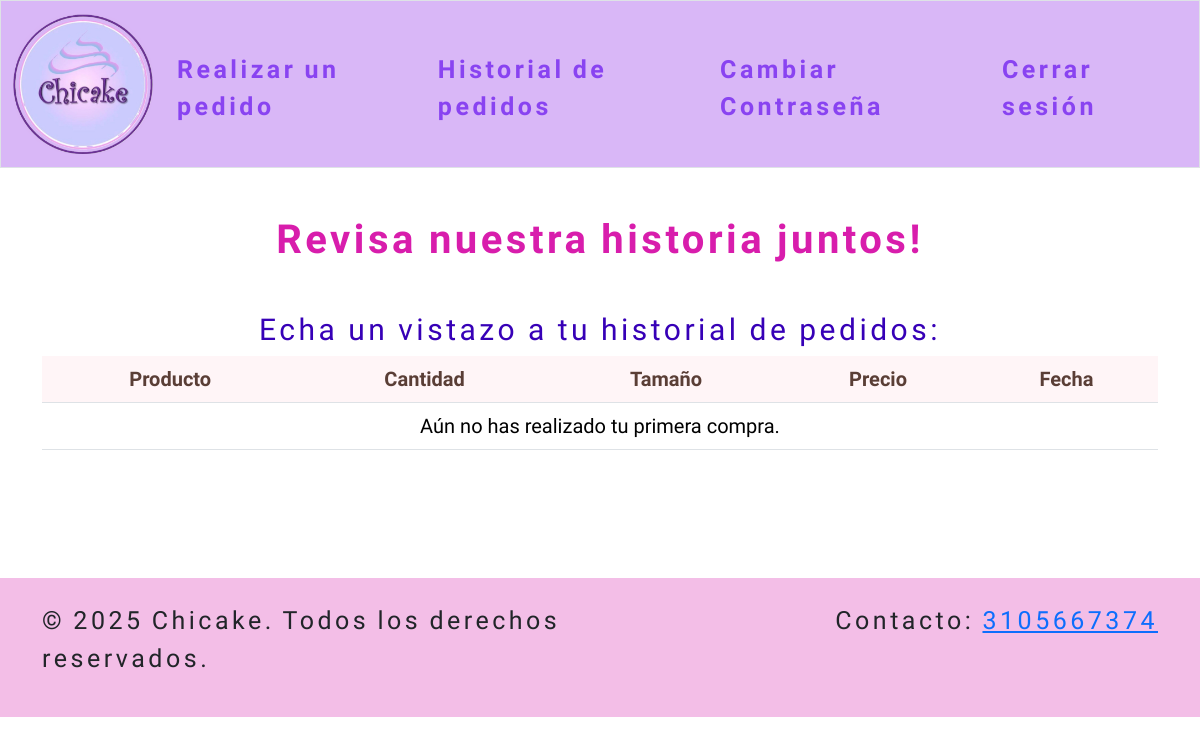
Page /history (signed in) on the earlier database version.
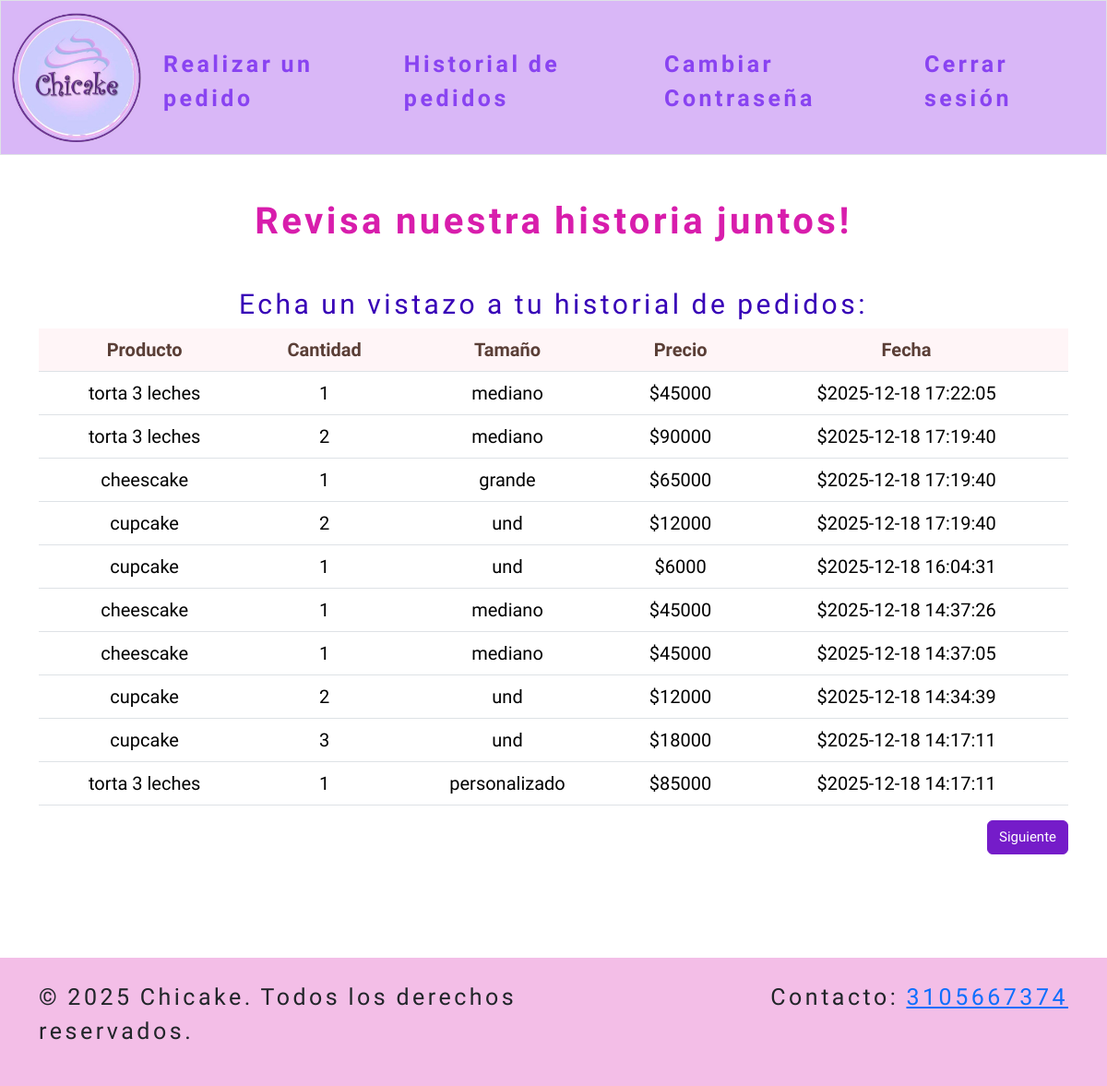
Same page on the later database version.
### tables this page shows
CREATE TABLE users_orders (id INTEGER PRIMARY KEY AUTOINCREMENT NOT NULL, user_id INTEGER NOT NULL, product TEXT NOT NULL, quantity INTEGER NOT NULL, type TEXT NOT NULL, price NUMERIC NOT NULL, date DATETIME NOT NULL DEFAULT CURRENT_TIMESTAMP, FOREIGN KEY(user_id) REFERENCES users(id));

### app.py (the view)
@app.route("/history")
@login_requered
def user_history():
    page = int(request.args.get("page", 1))
    page_rows = 10
    offset = (page - 1) * page_rows
    db = get_db()
    cursor = db.execute("SELECT * FROM users_orders WHERE user_id = ? ORDER BY date DESC LIMIT ? OFFSET ?", (session["user_id"], page_rows, offset))
    orders = cursor.fetchall()
    return render_template("history.html", orders=orders, page=page, page_rows=page_rows)

### app.py (called while the page is built)
def get_db():
    db = getattr(g, "_database", None)
    if db is None:
        db = g._database = sqlite3.connect(DATABASE)
        db.row_factory = sqlite3.Row
    return db

@app.teardown_appcontext
def close_conection(exception):
    db = getattr(g, "_database", None)
    if db is not None:
        db.close()

@app.after_request
def after_request(response):
    response.headers["Cache-Control"] = "no-cache, no-store, must-revalidate"
    response.headers["Expires"] = 0
    response.headers["Pragma"] = "no-cache"
    return response

### helpers.py (called while the page is built)
def login_requered(f):
    @wraps(f)
    def decorated_function(*args, **Kwargs):
        if session.get("user_id") is None:
            return redirect("/")
        return f(*args, **Kwargs)
    return decorated_function

### templates/history.html (shortened to what this page needs)
{% extends "layout.html" %}
{% block main %}
    <section class="products">
      <h1 class="mb-5">Revisa nuestra historia juntos!</h1>
        <h2>Echa un vistazo a tu historial de pedidos:</h2>
            <table class="table custom-table">
                <thead>
                    <tr>
                        <th>Producto</th>
                        <th>Cantidad</th>
                        <th>Tamaño</th>
                        <th>Precio</th>
                        <th>Fecha</th>
                    </tr>
                </thead>
                <tbody>
                    {% if not orders %}
                        <tr>
                            <td colspan="5">Aún no has realizado tu primera compra.</td>
                       </tr>
                    {% else %}
                        {% for row in orders %}
                        <tr>
                            <td>{{ row.product }}</td>
                            <td>{{ row.quantity }}</td>
                            <td>{{ row.type }}</td>
                            <td>${{ row.price }}</td>
                            <td>${{ row.date }}</td>
                        </tr>
                        {% endfor %}
                    {% endif %}
                </tbody>
            </table>
    </section>
    <div class="d-flex justify-content-between my-3">
        {% if orders|length == page_rows %}
            <a class="btn btn-primary" href="{{ url_for('user_history', page=page+1) }}">Siguiente</a>
        {% endif %}
    </div>
{% endblock %}

### templates/layout.html (shortened to what this page needs)
<!DOCTYPE html>
<html lang="es-CO">
    <head>
    <link href="https://cdn.jsdelivr.net/npm/bootstrap@5.3.3/dist/css/bootstrap.min.css" rel="stylesheet">
    <link href="/static/styles.css" rel="stylesheet">
     </head>
    <body>
        <nav class="bg-secondary border navbar navbar-expand-md navbar-light">
            <div class="container-fluid">
                <a class="navbar-brand" href="/"><img class="logo" src="static/logo.jpg" alt="logo chicake"></a>
                <div class="collapse navbar-collapse" id="navbar">
                    {% if session["user_id"] %}
                        <ul class="navbar-nav me-auto mt-2">
                            <li class="nav-item"><a class="nav-link" href="/orders">Realizar un pedido</a></li>
                            <li class="nav-item"><a class="nav-link" href="/history">Historial de pedidos</a></li>
                            <li class="nav-item"><a class="nav-link" href="/password_update">Cambiar Contraseña</a></li>
                        </ul>
                        <ul class="navbar-nav ms-auto mt-2">
                            <li class="nav-item"><a class="nav-link" href="/logout">Cerrar sesión</a></li>
                        </ul>
                    {% else %}
                        <ul class="navbar-nav ms-auto mt-2">
                            <li class="nav-item"><a class="nav-link" href="/register">Crear cuenta</a></li>
                            <li class="nav-item"><a class="nav-link" href="/login">Iniciar sesión</a></li>
                        </ul>
                    {% endif %}
                </div>
            </div>
        </nav>
        <main class="container py-5 text-center">
            {% block main %}{% endblock %}
        </main>
        <footer style="background-color: #f3bee7;" class="py-4 mt-5">
            <div class="container">
                <div class="row">
                    <div class="col-md-6">
                        <p>&copy; 2025 Chicake. Todos los derechos reservados.</p>
                    </div>
                    <div class="col-md-6 text-end">
                        <p>Contacto: <a href="https://wa.me/3105667374" target="_blank">3105667374</a></p>
                    </div>
                </div>
            </div>
        </footer>
    </body>
</html>

### static/styles.css (style rules this page uses)
.navbar { background-color: #D9B7F7 !important; }
.nav-link { color:#8943F1; font-weight: bold; font-family: 'Euphoria Script'; font-size: 25px; letter-spacing: 3.5px; word-spacing: -1.5px; }
h1 { color: #d81dac; font-weight: bold; font-family: 'Euphoria Script'; font-size: 40px; letter-spacing: 3.5px; word-spacing: -1.5px; }
h2 { color: #3700B7; font-family: 'Euphoria Script'; font-size: 30px; letter-spacing: 3.5px; word-spacing: -1.0px; }
p { font-family: 'Euphoria Script'; font-size: 25px; letter-spacing: 3.5px; word-spacing: -1.5px; }
.logo { width: 140px; height: 140px; border-radius: 45%; color:#FF9DFA; }
.btn { font-family: 'Euphoria Script'; font-size: 15px; background-color:#751CC9; border-color: #751CC9; }
.custom-table th { Background-color: #fff5f7; color: #5a3e36; font-family: 'Euphoria Script'; }
.custom-table tr:nth-child(even) { Background-color: #e9ecef; font-family: 'Euphoria Script'; font-size: 20px; }
.custom-table tr:nth-child(odd) { font-family: 'Euphoria Script'; font-size: 20px; }

Differences in the rows shown:
added users_orders: product "torta 3 leches", quantity "1", type "mediano", price "45000", date "2025-12-18 17:22:05"
added users_orders: product "torta 3 leches", quantity "2", type "mediano", price "90000", date "2025-12-18 17:19:40"
added users_orders: product "cheescake", quantity "1", type "grande", price "65000", date "2025-12-18 17:19:40"
added users_orders: product "cupcake", quantity "2", type "und", price "12000", date "2025-12-18 17:19:40"
added users_orders: product "cupcake", quantity "1", type "und", price "6000", date "2025-12-18 16:04:31"
added users_orders: product "cheescake", quantity "1", type "mediano", price "45000", date "2025-12-18 14:37:26"
added users_orders: product "cheescake", quantity "1", type "mediano", price "45000", date "2025-12-18 14:37:05"
added users_orders: product "cupcake", quantity "2", type "und", price "12000", date "2025-12-18 14:34:39"
added users_orders: product "cupcake", quantity "3", type "und", price "18000", date "2025-12-18 14:17:11"
added users_orders: product "torta 3 leches", quantity "1", type "personalizado", price "85000", date "2025-12-18 14:17:11"
Other differences:
text no longer shown: "Aún no has realizado tu primera compra."
text now shown: "Siguiente"
